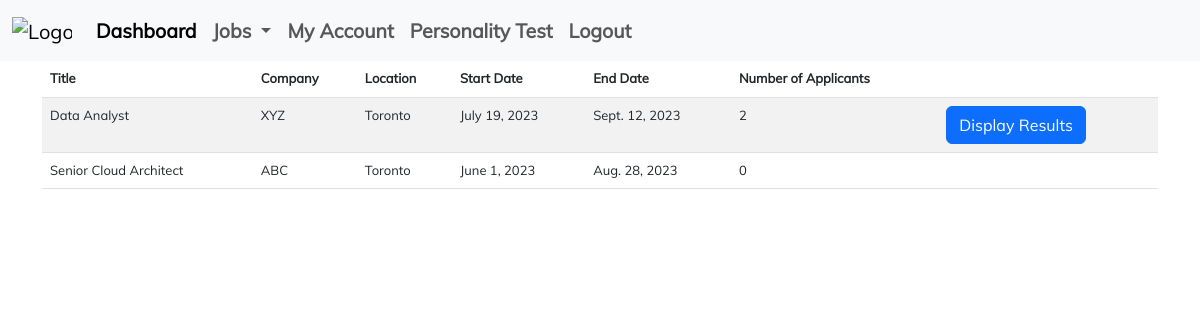
Before: /employer/dashboard/ (signed in) with the older database file.
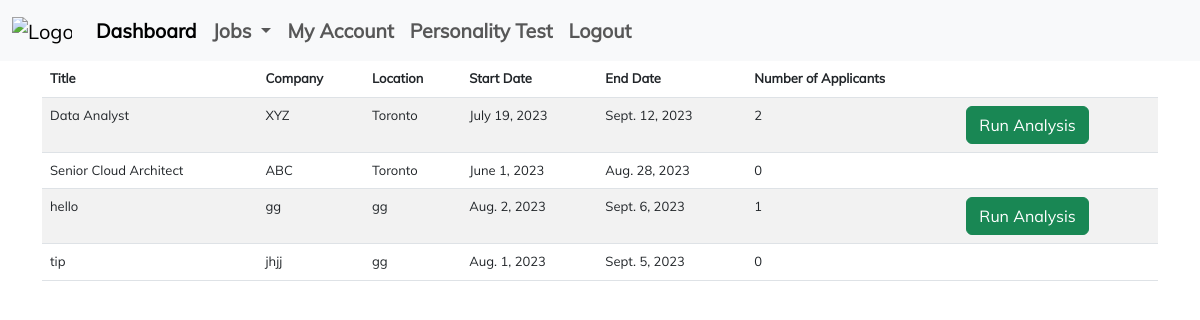
After: the same page with the newer database file.
### employer/models.py (models this page shows, shortened)
class Job(models.Model):
    title = models.CharField(max_length=100)
    company = models.CharField(max_length=100)
    location = models.CharField(max_length=100)
    summary = models.TextField()
    description = models.TextField()
    requirements = models.TextField()
    start_date = models.DateField()
    end_date = models.DateField()
    personality_1=models.CharField(null=True,max_length=20)
    personality_2 = models.CharField(null=True,max_length=20)
    personality_3 = models.CharField(null=True,max_length=20)

### employer/views.py (the view)
# urls.py: path('employer/dashboard/', employer_dashboard, name='employer_dashboard'),
@login_required(login_url='/login/')
def employer_dashboard(request):
    if request.method == 'GET':
        jobs = Job.objects.annotate(num_applicants=Count('jobapplication'),
                                    num_similarity_check=Count('jobapplication',
                                                               filter=~Q(jobapplication__similarity__isnull=True)))
        return render(request, 'employer/dashboard.html', {'jobs': jobs})

### templates/employer/dashboard.html (shortened to what this page needs)
{% extends 'employer/base.html' %}
{% block content %}
    <table class="table table-striped">
        <thead>
        <th>Title</th>
        <th>Company</th>
        <th>Location</th>
        <th>Start Date</th>
        <th>End Date</th>
        <th>Number of Applicants</th>
        <th></th>
        </thead>
        <tbody>
        {% for job in jobs %}
            <tr>
                <td>{{ job.title }}</td>
                <td>{{ job.company }}</td>
                <td>{{ job.location }}</td>
                <td>{{ job.start_date }}</td>
                <td>{{ job.end_date }}</td>
                <td>{{ job.num_applicants }}</td>
            <td>
            {% if job.num_applicants > 0 %}
                {% if job.num_applicants > job.num_similarity_check %}
                    <input type="button" class="btn btn-success" value="Run Analysis"
                               onclick="run_analysis({{ job.id }});"/>
                {% endif %}
                {% if job.num_applicants == job.num_similarity_check %}
                    <a href="/employer/analysis-result/{{ job.id }}"><input type="button" class="btn btn-primary"
                                                                            id="display_{{ job.id }}"
                                                                            value="Display Results"
                    /></a>
                {% endif %}
            {%  endif %}
                </td>
            </tr>
        {% endfor %}
        </tbody>
    </table>
{% endblock %}

### templates/employer/base.html (shortened to what this page needs)
{% load static %}
<!DOCTYPE html>
<html lang="en">
<head>
    <link href="{% static 'css/bootstrap.min.css' %}" rel="stylesheet">
    <link href="{% static 'css/style.css' %}" rel="stylesheet">
    <link rel="stylesheet"
          href="{% static 'fonts/material-design-iconic-font/css/material-design-iconic-font.min.css' %}">
</head>
<body>
<nav class="navbar navbar-expand-lg bg-light">
    <div class="container-fluid">
        <a class="navbar-brand" href="/employer/dashboard">
            <img src="{% static 'images/logo.png' %}" alt="Logo" width="60"
                 class="d-inline-block align-text-top">
        </a>
        <div class="collapse navbar-collapse" id="navbarSupportedContent">
            <ul class="navbar-nav me-auto mb-2 mb-lg-0" style="font-size: 1.5em;font-weight: 600">
                <li class="nav-item">
                    <a class="nav-link active" aria-current="page" href="/employer/dashboard">Dashboard</a>
                </li>
                <li class="nav-item dropdown">
                    <a class="nav-link dropdown-toggle" href="#" role="button" data-bs-toggle="dropdown"
                       aria-expanded="false">
                        Jobs
                    </a>
                </li>
                <li class="nav-item">
                    <a class="nav-link" href="/account">My Account</a>
                </li>
                <li class="nav-item">
                    <a class="nav-link" href="/personality_test_edit">Personality Test</a>
                </li>
                <li class="nav-item">
                    <a class="nav-link" href="{% url 'logout' %}">Logout</a>
                </li>
            </ul>
        </div>
    </div>
</nav>
<div id="content" class="container mx-auto">
    {% block content %} {% endblock %}
</div>
</body>
</html>

### static/css/style.css (style rules this page uses)
* { -webkit-box-sizing: border-box; -moz-box-sizing: border-box; box-sizing: border-box; }
body { font-family: "Muli-Regular"; color: #666; font-size: 13px; margin: 0; }
input, textarea, select, button { font-family: "Muli-Regular"; color: #333; font-size: 13px; }
p, h1, h2, h3, h4, h5, h6, ul { margin: 0; }
img { max-width: 100%; }
ul { padding-left: 0; margin-bottom: 0; }

Changed rows visible on the page:
computed for Job "Data Analyst": value "Display Results" → "Run Analysis"
added Job: title "hello", company "gg", location "gg", start_date "Aug. 2, 2023", end_date "Sept. 6, 2023", num_applicants "1"
added Job: title "tip", company "jhjj", location "gg", start_date "Aug. 1, 2023", end_date "Sept. 5, 2023", num_applicants "0"
